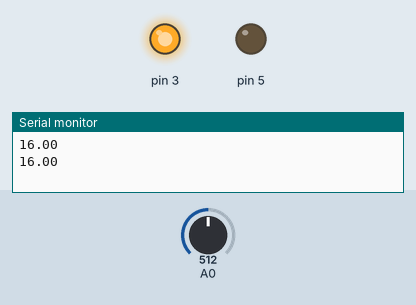
This sketch was run on a simulated Arduino Uno, built with avr-gcc and run on an emulated ATmega328P. On the bench: output pins drawn as LEDs (lit = HIGH), the last lines printed to the serial monitor. Inputs (shaded band) come from the test bench; at power-on: A0 = 512.

Above: at 1.2 s.
1.3 s: A0 set to 540
At 2.4 s:
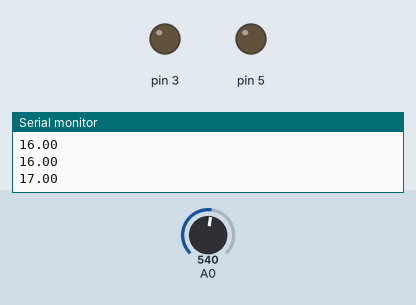
3.5 s: A0 set to 511
At 5.2 s:
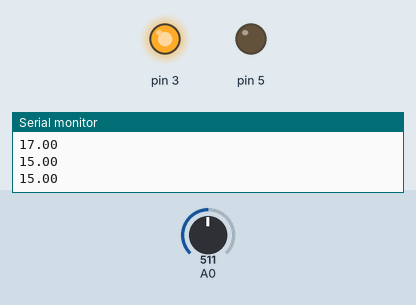
5.5 s: A0 set to 716
At 6.7 s:
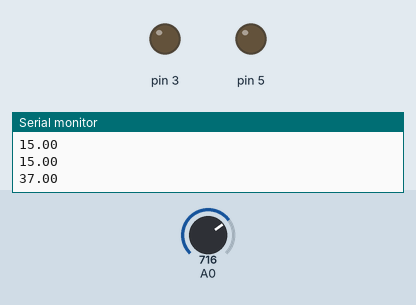
Timing chart, 0 to 8.5 s (numbered marks = the images above; inputs shaded):
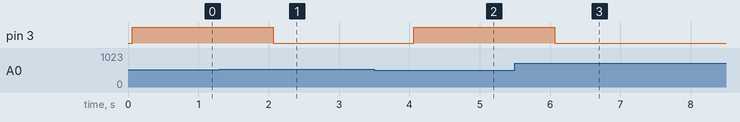

Measured:
- the behaviour switches between 526 and 527 on A0 (found by bisection; images 0 and 1)
- after the input at 1.3 s, pin 3: HIGH → LOW after 0.76 s
- after the input at 3.5 s, pin 3: LOW → HIGH after 0.56 s
- after the input at 5.5 s, pin 3: HIGH → LOW after 0.57 s

The sketch:

Buildplate.ino
```cpp
#include "Thermistor.h"
#include "Hbridge.h"

#define goal_resistance 17  // goal temperachure

float global_resistance;      // room temperachure
float thermistor_resistance;  // resistance read by thermistor

Thermistor thermistor(A0, 10000);  // created a thermistor for analogue pin A0, and resistor with resistance 10,000 ohm.
Hbridge hbridge(3, 5);             // created a hbridge for pwm pins 3 and 5 (will need to reverse this value)

void setup() {
  Serial.begin(9600);                                      // Begins serial monitor for 9600 baud
  global_resistance = thermistor.enviornmentresistance();  // finds initial temperachure of the lab
}

void loop() {

  thermistor_resistance = thermistor.retriveresistance();  // find thermistor resistance at given time

  // record temperachure in serial monitor
  Serial.print(thermistor_resistance);
  Serial.print("\n");

  // control hbridge based on
  if (goal_resistance > global_resistance && goal_resistance > thermistor_resistance) {         // goal temp cooler than enviornment and current plate temp
    hbridge.coldsurface();                                                                      // cool build plate
  } else if (goal_resistance < global_resistance && goal_resistance < thermistor_resistance) {  // goal temp hotter than enviornment and current plate temp
    hbridge.hotsurface();                                                                       // heat build plate
  } else {
    hbridge.off();  // cut power to Peltier modules
  }

  delay(1000);  // pause in function
}
```

Hbridge.cpp
```cpp
#include "Hbridge.h"

Hbridge::Hbridge(byte pwm1, byte pwm2) {
  this->pwm1 = pwm1;
  this->pwm2 = pwm2;
  init();
}

// Set up Hbridge pinns
void Hbridge::init() {
  pinMode(pwm1, OUTPUT);
  pinMode(pwm2, OUTPUT);
}

// heat build surface
void Hbridge::hotsurface() {
  analogWrite(pwm1, 0);    // Low
  analogWrite(pwm2, 255);  // High
}

//cool build surface
void Hbridge::coldsurface() {
  analogWrite(pwm1, 255);  // High
  analogWrite(pwm2, 0);    // Low
}

//stop or standby mode
void Hbridge::off() {
  analogWrite(pwm1, 0);  // Low
  analogWrite(pwm2, 0);  // Low
}
```

Hbridge.h
```cpp
// prevents class from being defined multiple times
#ifndef MY_HBRIDGE_H
#define MY_HBRIDGE_H

#include <Arduino.h>

// defines Hbridge class
class Hbridge {

private:
  byte pwm1;  // IN1
  byte pwm2;  // IN2

public:
  Hbridge(byte pwm1, byte pwm2);
  void init();
  void hotsurface();
  void coldsurface();
  void off();
};

#endif
```

Thermistor.cpp
```cpp
#include "Thermistor.h"

Thermistor::Thermistor(byte pin, byte resistor) {
  this->resistor = resistor;
  this->pin = pin;
  init();
}

// set up thermistor pins
void Thermistor::init() {
  pinMode(pin, INPUT);
}

// determine resistance measured by thermistor
Thermistor::retriveresistance() {

  float reading = analogRead(pin);  // find analogue voltage
  reading = (1023 / reading) - 1;   // convert to resistance
  reading = resistor / reading;     // converto to resistance
  return reading;                   // return results
}

// determine baseline enviornment resistance
Thermistor::enviornmentresistance() {

  // take 6 samples in a row, with a slight delay
  for (i = 0; i < 6; i++) {
    samples[i] = analogRead(pin);
    delay(10);
  }

  // average all the samples
  average = 0;
  for (i = 0; i < 6; i++) {
    average += samples[i];
  }
  average /= 6;

  // convert the value to resistance
  average = 1023 / average - 1;
  average = resistor / average;

  return average;  // return results
}
```

Thermistor.h
```cpp
// prevents class from being defined multiple times
#ifndef MY_THERMISTOR_H
#define MY_THERMISTOR_H

#include <Arduino.h>

// defines thermistor class
class Thermistor {

private:
  byte pin;        // thermistor analogue pin number
  byte resistor;   // resistor to compare resistance
  float average;   // average initial plate resistance reading
  int i;           // dummy variable
  int samples[6];  // array of analogue readings

public:
  Thermistor(byte pin, byte resistance);
  void init();

  retriveresistance();
  enviornmentresistance();
};
#endif
```
